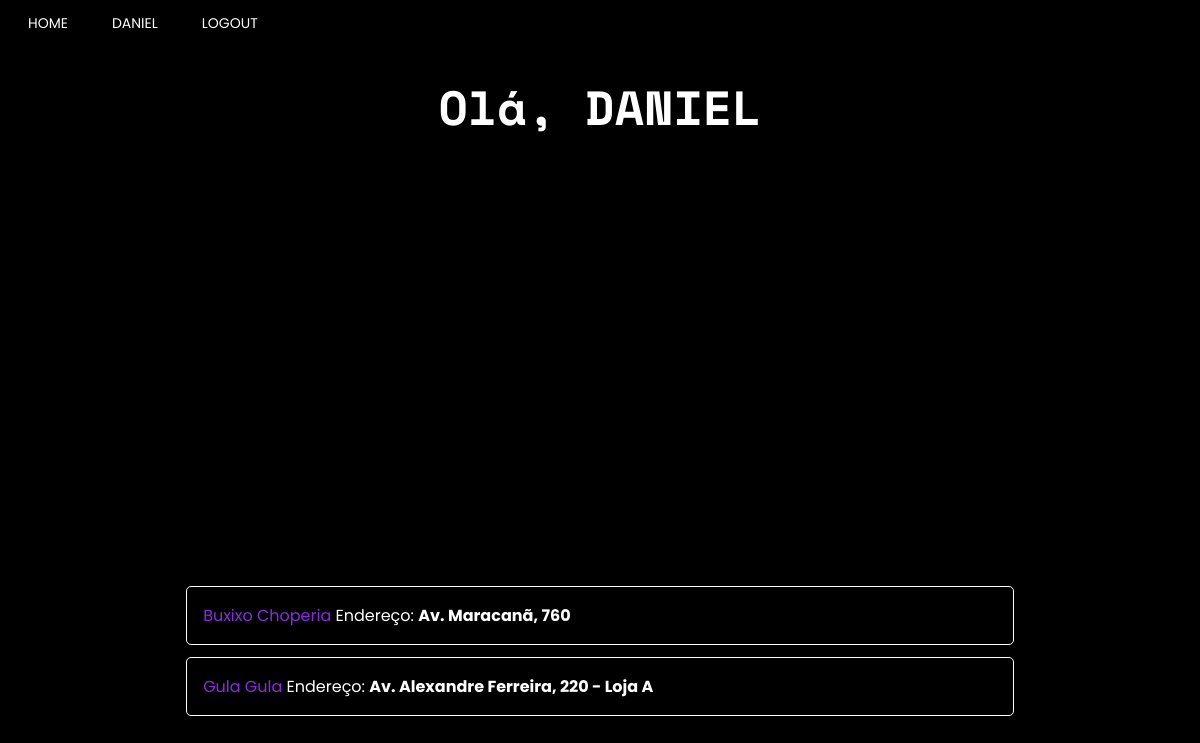
The app's page /user_page (signed in) with its own data.
### app/model.py (models this page shows, shortened)
class usuario(UserMixin, db.Model):
    __tablename__ = "usuario"
    id = db.Column(db.Integer, primary_key=True)
    username = db.Column(db.String(64), index=True, unique=True)
    email = db.Column(db.String(120), index=True, unique=True)
    password_hash = db.Column(db.String(120))
    city = db.Column(db.String(120))
    district = db.Column(db.String(50))
    age = db.Column(db.Integer)

class empresa(UserMixin, db.Model):
    __tablename__ = "empresa"
    id = db.Column(db.Integer,primary_key=True)
    enterprise_name = db.Column(db.String(64), index=True, unique=True)
    email = db.Column(db.String(120), index=True, unique=True)
    password_hash = db.Column(db.String(120))
    city = db.Column(db.String(120))
    latitude = db.Column(db.Float)
    longitude = db.Column(db.Float)
    district = db.Column(db.String(50))
    street = db.Column(db.String(120))
    posts = db.relationship("Post", backref="enterprise")

### app/routes.py (the view)
@app.route("/user_page", methods=["POST", "GET"])
@login_required
def user_page():                              # PAGINA DE USUARIO
    return render_template('user_page.html', title="Usuario", empresa = empresa ,css_file="user_page.css", user=current_user)

### app/model.py (called while the page is built)
@login.user_loader
def load_user(id):
    if usuario.query.get(int(id)):
        load = usuario.query.get(int(id))
    else:
        load = empresa.query.get(int(id))
    return load

### app/templates/user_page.html (shortened to what this page needs)
{% extends "base.html" %}
{% block content %}
<h1>Olá, {{user.username}}</h1>
<div id="map"></div>
{% for enterprise in empresa.query.limit(20).all()%}
<div class="enterprises"><p><a href="{{url_for('enterprise_page_specific',name=enterprise.enterprise_name)}}">{{ enterprise.enterprise_name }}</a> Endereço: <b>{{ enterprise.street }}</b></p></div>
{% endfor %}
{% endblock %}

### app/templates/base.html (shortened to what this page needs)
<!DOCTYPE html>
<html>
    <head>
        {% if css_file%}
            <link rel="stylesheet" type="text/css" href="{{ url_for('static', filename=css_file) }}">
        {% else %}
            <link rel="stylesheet" type="text/css" href="{{ url_for('static', filename='user_page.css') }}">
        {% endif %}
    </head>
    <body>
        <header class="menu">
            <a href="{{ url_for('main_page') }}" class="button">HOME</a>
            {% if user.is_authenticated %}
            {% if user.username %}
            <a href="{{ url_for('user_page')}}"class="button">{{user.username}}</a>
            {% else %}
            <a href="{{ url_for('enterprise_page_specific', name=user.enterprise_name)}}"class="button">{{user.enterprise_name}}</a>
            {% endif%}
            <a href="{{ url_for('logout') }}" class="button">LOGOUT</a>
            {% else %}
            <a href="{{ url_for('enterprise_register_page') }}" class="button">SEJA UM ANUNCIANTE</a>
            <a href="{{ url_for('user_register_page') }}" class="button">REGISTRO</a>
            <a href="{{ url_for('login_page') }}" class="button">LOGIN</a>
            {% endif %}
        </header>
        {% block content %}{% endblock %}
    </body>
</html>

### app/static/user_page.css (style rules this page uses)
h1 { color: rgb(255, 255, 255); text-align: center; font-family: 'Space Mono'; font-size: 300%; }
body { background: black; background-image: url("https://www.pixel4k.com/wp-content/uploads/2021/05/abstract-waving-4k_1620165379-1536x960.jpg"); background-repeat: no-repeat; background-size: cover; }
#map { height: 400px; width: 70%; border-radius: 8px; margin: auto; }
.enterprises { color:white; display: grid; align-items: center; font-family:'Poppins'; margin-left:15%; margin-right: 15%; background-color: rgba(0,0,0, 0.5); border: white solid 1px; border-radius: 5px; margin-top: 1%; }
.enterprises p { margin-left: 2%; }
.enterprises a { text-decoration: none; color: blueviolet; }

### app/static/base.css (style rules this page uses)
header.menu { align-items: left; justify-content: start; }
a.button { border: none; color: white; padding: 5px 20px; text-align: right; text-decoration: none; display: inline-block; font-size: 14px; z-index: 99; right: 30px; font-family:'Poppins'; }

### records on screen
usuario: username "DANIEL"
empresa: enterprise_name "Buxixo Choperia", street "Av. Maracanã, 760"
empresa: enterprise_name "Gula Gula", street "Av. Alexandre Ferreira, 220 - Loja A"
